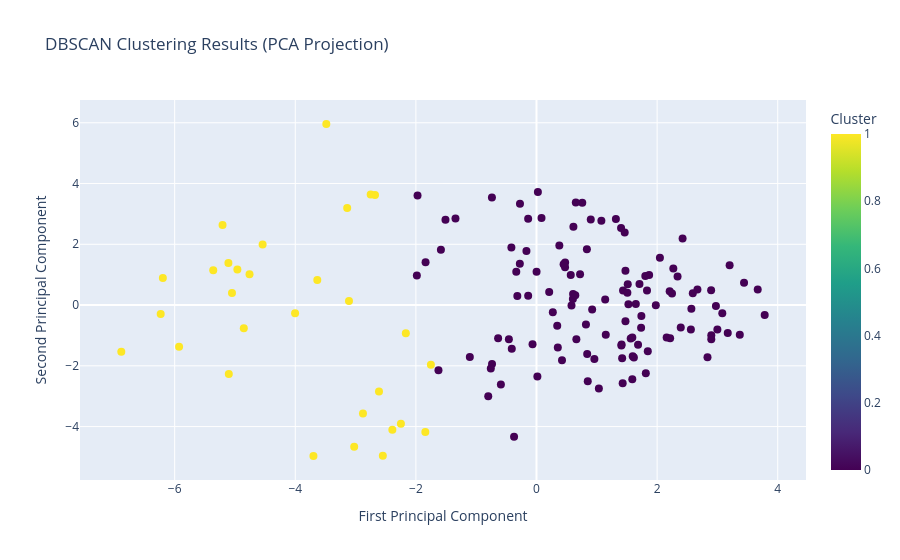

This figure's notebook cell:
### Markdown cell above
These scores indicate that clusters for this dataset will be very broad, having very weak partitions. Regardless, $k=2$ had a clear best score of around $.11$, indicating the two clusters will be optimal for determining any sort of groupings among students. Using this, we can assign labels using the $k$-Means algorithm and visualize the results to attempt to derive any meaning.

### Code cell
#Instantiate and fit the optimal KMeans model
hesp_kmeans = KMeans(n_clusters=optimal_k, random_state=42)
hesp_kmeans.fit(hesp_df_encoded_scaled.drop('Cluster', axis=1))

# Pull out the predicted cluster labels
cluster_labels = hesp_kmeans.labels_
unique_labels = set(cluster_labels)

# Print basic cluster information
print(f"Number of clusters found: {len(unique_labels) - (1 if -1 in cluster_labels else 0)}")
print(f"Number of noise points: {list(cluster_labels).count(-1)}")
print(f"Cluster labels: {unique_labels}")

# Add cluster labels to the encoded dataframe for visualization
hesp_df_encoded_scaled['Cluster'] = cluster_labels

# Create a 2D visualization using PCA for dimensionality reduction
pca = PCA(n_components=2)  # Reduce to 2 dimensions for plotting
pca_result = pca.fit_transform(hesp_df_encoded_scaled.drop('Cluster', axis=1))  # Get PCA result excluding cluster labels

# Create a dataframe for plotting
plot_df = pd.DataFrame({
    'PC1': pca_result[:, 0],
    'PC2': pca_result[:, 1],
    'Cluster': cluster_labels
})

# Create interactive scatter plot
fig = px.scatter(
    plot_df,
    x='PC1',
    y='PC2',
    color='Cluster',
    title='DBSCAN Clustering Results (PCA Projection)',
    labels={'PC1': 'First Principal Component', 'PC2': 'Second Principal Component'},
    color_continuous_scale='Viridis'
)

fig.update_traces(marker=dict(size=8))
fig.show()

### Figure 1 — Plotly figure (JSON) as saved in the notebook; plotly's stock layout.template omitted (floating-point values rounded to 4 significant figures; data arrays with more than 128 entries replaced by an {"elided": "..."} marker saying what was removed)
{"data": [{"hovertemplate": "First Principal Component=%{x}<br>Second Principal Component=%{y}<br>Cluster=%{marker.color}<extra></extra>", "legendgroup": "", "marker": {"color": {"elided": "145 int values"}, "coloraxis": "coloraxis", "size": 8, "symbol": "circle"}, "mode": "markers", "name": "", "orientation": "v", "showlegend": false, "type": "scatter", "x": {"elided": "145 float values"}, "xaxis": "x", "y": {"elided": "145 float values"}, "yaxis": "y"}], "layout": {"coloraxis": {"colorbar": {"title": {"text": "Cluster"}}, "colorscale": [[0, "#440154"], [0.1111, "#482878"], [0.2222, "#3e4989"], [0.3333, "#31688e"], [0.4444, "#26828e"], [0.5556, "#1f9e89"], [0.6667, "#35b779"], [0.7778, "#6ece58"], [0.8889, "#b5de2b"], [1, "#fde725"]]}, "legend": {"tracegroupgap": 0}, "title": {"text": "DBSCAN Clustering Results (PCA Projection)"}, "xaxis": {"anchor": "y", "domain": [0, 1], "title": {"text": "First Principal Component"}}, "yaxis": {"anchor": "x", "domain": [0, 1], "title": {"text": "Second Principal Component"}}}}
